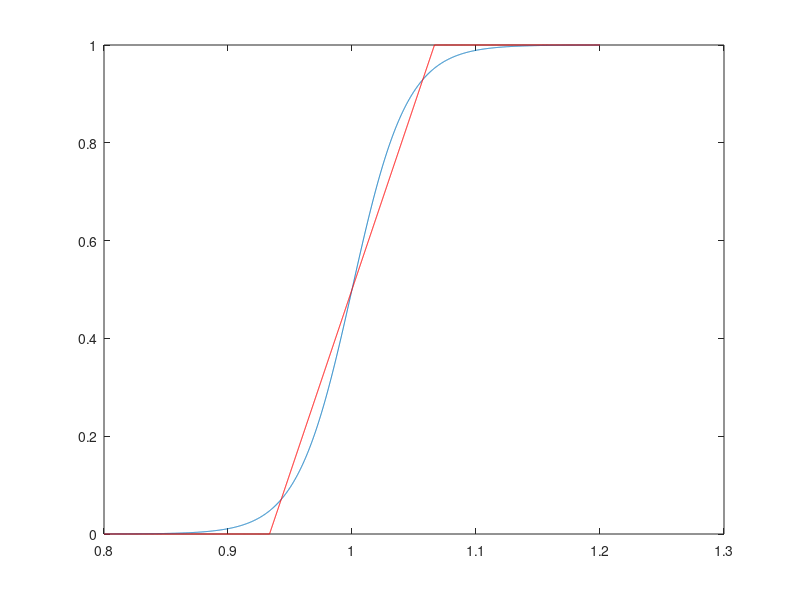
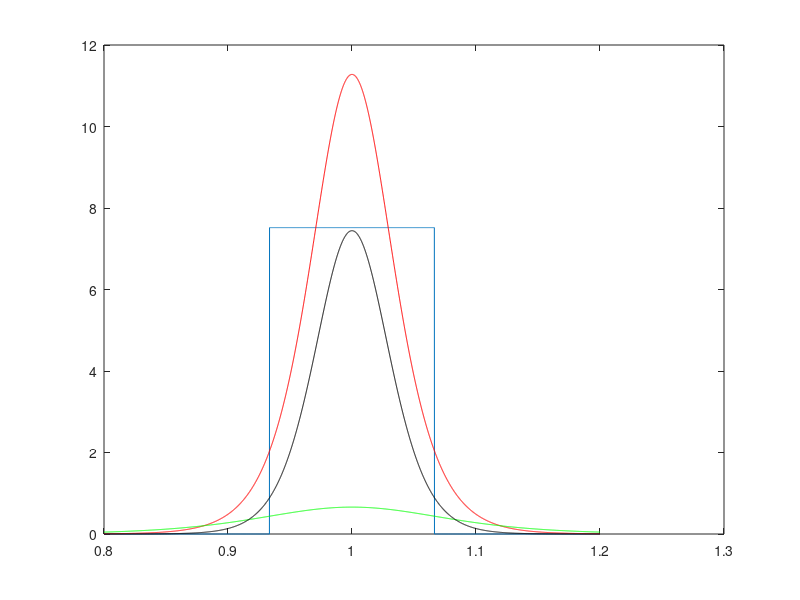

The MATLAB source for these figures, in order:
close all
clear
clc


xmin = 0.8;
xmax = 1.2;
qt = xmin:0.0001:xmax;

qoff = 0.0665;
q_min = 1-qoff;
q_max = 1+qoff;
grad = 1/(q_max - q_min);
q1 = 3*grad;

CF = 0.5 + 0.5*tanh( q1*(qt - 1.0)); 

dCFdqt = 0.5 * q1 * sech(q1*(qt - 1.0)).^2



a = q_max/q_min;
b = (0.5*(a+1)*q_min ) ;

CFlin = zeros(1,length(qt));
dCFlindqt = zeros(1,length(qt));
for i = 1:length(qt)
    
    if qt(i) < q_min 
        CFlin(i) = 0;
        dCFlindqt(i) = 0;
    elseif q_min <= qt(i) && qt(i) < q_max
        CFlin(i) = qt(i) * 1/((a-1)*q_min) - 1/(a-1);
        dCFlindqt(i) = 1/((a-1)*q_min);
    elseif qt(i) >= q_max
        CFlin(i) = 1;
        dCFlindqt(i) = 0;
    end
        
end


reg1 = 0.66*( cosh(10*(qt-1.0)).^-2);


dCFdqt_reg = dCFdqt .* reg1;

figure
plot(qt,CF)
hold on
plot(qt,CFlin,'r')

figure
plot(qt,dCFlindqt)
hold on
plot(qt,dCFdqt,'r')
plot(qt,reg1,'g')
plot(qt,dCFdqt_reg,'k')
